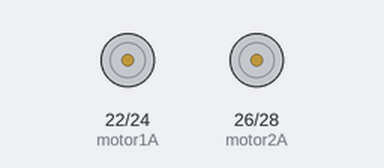
The sketch below on a simulated Arduino Mega 2560, built with avr-gcc and run on an emulated ATmega2560. On the bench: motor-driver pin pairs drawn as motors (green arrow = first pin HIGH = forward, orange = second pin HIGH = backward, longer = more drive, scaled by the enable pin).

Above: at 1.5 s.
At 5.5 s:
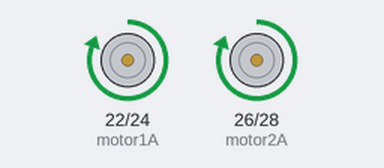
At 11.0 s:
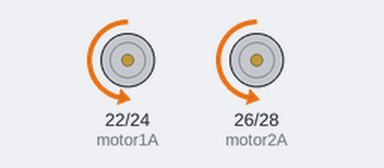
Timing chart, 0 to 13.0 s (numbered marks = the images above):
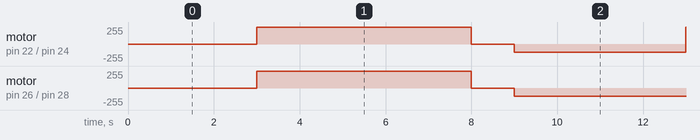

The sketch:

Modulo_Motores.ino
```cpp
//Programa desarrollado por Christian H.


/*los pines del PWM estan en las salidas PWM 7 y 2, mientras que las direcciones
son dadas por pines digitales como salidas (puerto 22,24,26y28).
las entradas analogas de la placa no estan funcionando en este programa
como dato la solo lectura de la entrada analoga para medir corriente inicia
con un voltaje minimo de 0.13 [V]
*/

int PWM1=7;
int motor1A = 22;
int motor1B = 24;
int PWM2=2;
int motor2A=26;
int motor2B=28;
//int en1 = 5;

int motorSpeedH = 255; //velocidad de 0 a 255
int motorSpeedL = 125;

void setup(){
  pinMode(motor1A, OUTPUT);
  pinMode(motor1B, OUTPUT);
  pinMode(PWM1, OUTPUT);
  pinMode(motor2A, OUTPUT);
  pinMode(motor2B, OUTPUT);
  pinMode(PWM2, OUTPUT);
}

void loop()
{
   delay(3000);
   Go();
   delay(5000);
   Stop();
   delay(1000);
   Back();
   delay(1000);
}

void Stop()
{   //to stopping the motor:
    //set both of pins A AND B to the same value (HIGH or LOW)
    // or set en to 0 -> analogWrite(en1, 0);
    digitalWrite(motor1A, LOW);
    digitalWrite(motor1B, LOW);
    digitalWrite(motor2A, LOW);
    digitalWrite(motor2B, LOW);
}

void Go()
{
    digitalWrite(motor1A, HIGH);
    digitalWrite(motor1B, LOW);
    analogWrite(PWM1,motorSpeedH);
    //digitalWrite(PWM1,HIGH);
    digitalWrite(motor2A, HIGH);
    digitalWrite(motor2B, LOW);
    analogWrite(PWM2,motorSpeedH);
    //digitalWrite(PWM2,HIGH);
    //analogWrite(en1,motorSpeed); // speed at 250
}

void Back()
{
    digitalWrite(motor1A, LOW);
    digitalWrite(motor1B, HIGH);
    analogWrite(PWM1,motorSpeedL); // speed at 250
    digitalWrite(motor2A, LOW);
    digitalWrite(motor2B, HIGH);
    analogWrite(PWM2,motorSpeedL); // speed at 250
}
```

Measured:
- by itself, motor on pin 22 (motor1A) / pin 24 (motor1B), motor on pin 26 (motor2A) / pin 28 (motor2B): repeats every 10.0 s: stopped 1.0 s, backward 125/255 4.0 s, forward 255/255 5.0 s
